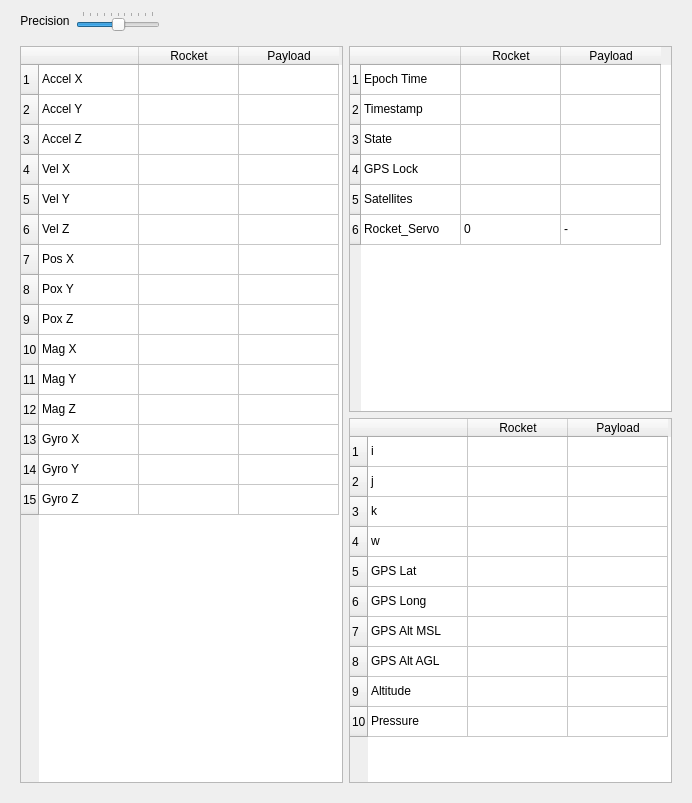
<?xml version="1.0" encoding="UTF-8"?>
<ui version="4.0">
 <class>Raw_Telemetry</class>
 <widget class="QWidget" name="Raw_Telemetry">
  <property name="geometry">
   <rect>
    <x>0</x>
    <y>0</y>
    <width>692</width>
    <height>803</height>
   </rect>
  </property>
  <property name="sizePolicy">
   <sizepolicy hsizetype="Preferred" vsizetype="Preferred">
    <horstretch>1</horstretch>
    <verstretch>0</verstretch>
   </sizepolicy>
  </property>
  <property name="windowTitle">
   <string>Raw_Telemetry</string>
  </property>
  <layout class="QVBoxLayout" name="verticalLayout_2" stretch="1,200">
   <item>
    <widget class="QWidget" name="widget_2" native="true">
     <property name="sizePolicy">
      <sizepolicy hsizetype="Preferred" vsizetype="Preferred">
       <horstretch>0</horstretch>
       <verstretch>1</verstretch>
      </sizepolicy>
     </property>
     <layout class="QHBoxLayout" name="horizontalLayout" stretch="0,5">
      <property name="leftMargin">
       <number>0</number>
      </property>
      <property name="topMargin">
       <number>0</number>
      </property>
      <property name="rightMargin">
       <number>0</number>
      </property>
      <property name="bottomMargin">
       <number>0</number>
      </property>
      <item>
       <widget class="QWidget" name="widget" native="true">
        <property name="sizePolicy">
         <sizepolicy hsizetype="Preferred" vsizetype="Preferred">
          <horstretch>0</horstretch>
          <verstretch>0</verstretch>
         </sizepolicy>
        </property>
        <layout class="QHBoxLayout" name="horizontalLayout_2">
         <property name="topMargin">
          <number>0</number>
         </property>
         <property name="bottomMargin">
          <number>0</number>
         </property>
         <item>
          <widget class="QLabel" name="label">
           <property name="text">
            <string>Precision</string>
           </property>
           <property name="alignment">
            <set>Qt::AlignmentFlag::AlignCenter</set>
           </property>
          </widget>
         </item>
         <item>
          <widget class="QSlider" name="PrecisionSlider">
           <property name="maximum">
            <number>10</number>
           </property>
           <property name="pageStep">
            <number>1</number>
           </property>
           <property name="value">
            <number>5</number>
           </property>
           <property name="orientation">
            <enum>Qt::Orientation::Horizontal</enum>
           </property>
           <property name="tickPosition">
            <enum>QSlider::TickPosition::TicksAbove</enum>
           </property>
          </widget>
         </item>
        </layout>
       </widget>
      </item>
      <item>
       <spacer name="horizontalSpacer">
        <property name="orientation">
         <enum>Qt::Orientation::Horizontal</enum>
        </property>
        <property name="sizeType">
         <enum>QSizePolicy::Policy::Expanding</enum>
        </property>
        <property name="sizeHint" stdset="0">
         <size>
          <width>40</width>
          <height>20</height>
         </size>
        </property>
       </spacer>
      </item>
     </layout>
    </widget>
   </item>
   <item>
    <widget class="QWidget" name="" native="true">
     <property name="sizePolicy">
      <sizepolicy hsizetype="Preferred" vsizetype="Preferred">
       <horstretch>0</horstretch>
       <verstretch>8</verstretch>
      </sizepolicy>
     </property>
     <layout class="QGridLayout" name="gridLayout">
      <item row="0" column="3">
       <widget class="QTableWidget" name="Column_2">
        <property name="editTriggers">
         <set>QAbstractItemView::EditTrigger::NoEditTriggers</set>
        </property>
        <property name="tabKeyNavigation">
         <bool>false</bool>
        </property>
        <property name="showDropIndicator" stdset="0">
         <bool>false</bool>
        </property>
        <property name="dragDropOverwriteMode">
         <bool>false</bool>
        </property>
        <property name="selectionMode">
         <enum>QAbstractItemView::SelectionMode::NoSelection</enum>
        </property>
        <row/>
        <row/>
        <row/>
        <row/>
        <row/>
        <row/>
        <column>
         <property name="text">
          <string/>
         </property>
        </column>
        <column>
         <property name="text">
          <string>Rocket</string>
         </property>
        </column>
        <column>
         <property name="text">
          <string>Payload</string>
         </property>
        </column>
        <item row="0" column="0">
         <property name="text">
          <string>Epoch Time</string>
         </property>
        </item>
        <item row="0" column="1">
         <property name="text">
          <string/>
         </property>
        </item>
        <item row="0" column="2">
         <property name="text">
          <string/>
         </property>
        </item>
        <item row="1" column="0">
         <property name="text">
          <string>Timestamp</string>
         </property>
        </item>
        <item row="1" column="1">
         <property name="text">
          <string/>
         </property>
        </item>
        <item row="1" column="2">
         <property name="text">
          <string/>
         </property>
        </item>
        <item row="2" column="0">
         <property name="text">
          <string>State</string>
         </property>
        </item>
        <item row="2" column="1">
         <property name="text">
          <string/>
         </property>
        </item>
        <item row="2" column="2">
         <property name="text">
          <string/>
         </property>
        </item>
        <item row="3" column="0">
         <property name="text">
          <string>GPS Lock</string>
         </property>
        </item>
        <item row="3" column="1">
         <property name="text">
          <string/>
         </property>
        </item>
        <item row="3" column="2">
         <property name="text">
          <string/>
         </property>
        </item>
        <item row="4" column="0">
         <property name="text">
          <string>Satellites</string>
         </property>
        </item>
        <item row="4" column="1">
         <property name="text">
          <string/>
         </property>
        </item>
        <item row="4" column="2">
         <property name="text">
          <string/>
         </property>
        </item>
        <item row="5" column="0">
         <property name="text">
          <string>Rocket_Servo</string>
         </property>
        </item>
        <item row="5" column="1">
         <property name="text">
          <string>0</string>
         </property>
        </item>
        <item row="5" column="2">
         <property name="text">
          <string>-</string>
         </property>
        </item>
       </widget>
      </item>
      <item row="1" column="3">
       <widget class="QTableWidget" name="Column_3">
        <property name="editTriggers">
         <set>QAbstractItemView::EditTrigger::NoEditTriggers</set>
        </property>
        <property name="tabKeyNavigation">
         <bool>false</bool>
        </property>
        <property name="showDropIndicator" stdset="0">
         <bool>false</bool>
        </property>
        <property name="dragDropOverwriteMode">
         <bool>false</bool>
        </property>
        <property name="selectionMode">
         <enum>QAbstractItemView::SelectionMode::NoSelection</enum>
        </property>
        <row/>
        <row/>
        <row/>
        <row/>
        <row/>
        <row/>
        <row/>
        <row/>
        <row/>
        <row/>
        <column>
         <property name="text">
          <string/>
         </property>
        </column>
        <column>
         <property name="text">
          <string>Rocket</string>
         </property>
        </column>
        <column>
         <property name="text">
          <string>Payload</string>
         </property>
        </column>
        <item row="0" column="0">
         <property name="text">
          <string>i</string>
         </property>
        </item>
        <item row="0" column="1">
         <property name="text">
          <string/>
         </property>
        </item>
        <item row="0" column="2">
         <property name="text">
          <string/>
         </property>
        </item>
        <item row="1" column="0">
         <property name="text">
          <string>j</string>
         </property>
        </item>
        <item row="1" column="1">
         <property name="text">
          <string/>
         </property>
        </item>
        <item row="1" column="2">
         <property name="text">
          <string/>
         </property>
        </item>
        <item row="2" column="0">
         <property name="text">
          <string>k</string>
         </property>
        </item>
        <item row="2" column="1">
         <property name="text">
          <string/>
         </property>
        </item>
        <item row="2" column="2">
         <property name="text">
          <string/>
         </property>
        </item>
        <item row="3" column="0">
         <property name="text">
          <string>w</string>
         </property>
        </item>
        <item row="3" column="1">
         <property name="text">
          <string/>
         </property>
        </item>
        <item row="3" column="2">
         <property name="text">
          <string/>
         </property>
        </item>
        <item row="4" column="0">
         <property name="text">
          <string>GPS Lat</string>
         </property>
        </item>
        <item row="4" column="1">
         <property name="text">
          <string/>
         </property>
        </item>
        <item row="4" column="2">
         <property name="text">
          <string/>
         </property>
        </item>
        <item row="5" column="0">
         <property name="text">
          <string>GPS Long</string>
         </property>
        </item>
        <item row="5" column="1">
         <property name="text">
          <string/>
         </property>
        </item>
        <item row="5" column="2">
         <property name="text">
          <string/>
         </property>
        </item>
        <item row="6" column="0">
         <property name="text">
          <string>GPS Alt MSL </string>
         </property>
        </item>
        <item row="6" column="1">
         <property name="text">
          <string/>
         </property>
        </item>
        <item row="6" column="2">
         <property name="text">
          <string/>
         </property>
        </item>
        <item row="7" column="0">
         <property name="text">
          <string>GPS Alt AGL</string>
         </property>
        </item>
        <item row="7" column="1">
         <property name="text">
          <string/>
         </property>
        </item>
        <item row="7" column="2">
         <property name="text">
          <string/>
         </property>
        </item>
        <item row="8" column="0">
         <property name="text">
          <string>Altitude</string>
         </property>
        </item>
        <item row="8" column="1">
         <property name="text">
          <string/>
         </property>
        </item>
        <item row="8" column="2">
         <property name="text">
          <string/>
         </property>
        </item>
        <item row="9" column="0">
         <property name="text">
          <string>Pressure</string>
         </property>
        </item>
        <item row="9" column="1">
         <property name="text">
          <string/>
         </property>
        </item>
        <item row="9" column="2">
         <property name="text">
          <string/>
         </property>
        </item>
       </widget>
      </item>
      <item row="0" column="0" rowspan="2">
       <widget class="QTableWidget" name="Column_1">
        <property name="editTriggers">
         <set>QAbstractItemView::EditTrigger::NoEditTriggers</set>
        </property>
        <property name="tabKeyNavigation">
         <bool>false</bool>
        </property>
        <property name="showDropIndicator" stdset="0">
         <bool>false</bool>
        </property>
        <property name="dragDropOverwriteMode">
         <bool>false</bool>
        </property>
        <property name="selectionMode">
         <enum>QAbstractItemView::SelectionMode::NoSelection</enum>
        </property>
        <property name="rowCount">
         <number>15</number>
        </property>
        <row/>
        <row/>
        <row/>
        <row/>
        <row/>
        <row/>
        <row/>
        <row/>
        <row/>
        <row/>
        <row/>
        <row/>
        <row/>
        <row/>
        <row/>
        <column>
         <property name="text">
          <string/>
         </property>
        </column>
        <column>
         <property name="text">
          <string>Rocket</string>
         </property>
        </column>
        <column>
         <property name="text">
          <string>Payload</string>
         </property>
        </column>
        <item row="0" column="0">
         <property name="text">
          <string>Accel X</string>
         </property>
        </item>
        <item row="0" column="1">
         <property name="text">
          <string/>
         </property>
        </item>
        <item row="0" column="2">
         <property name="text">
          <string/>
         </property>
        </item>
        <item row="1" column="0">
         <property name="text">
          <string>Accel Y</string>
         </property>
        </item>
        <item row="1" column="1">
         <property name="text">
          <string/>
         </property>
        </item>
        <item row="1" column="2">
         <property name="text">
          <string/>
         </property>
        </item>
        <item row="2" column="0">
         <property name="text">
          <string>Accel Z</string>
         </property>
        </item>
        <item row="2" column="1">
         <property name="text">
          <string/>
         </property>
        </item>
        <item row="2" column="2">
         <property name="text">
          <string/>
         </property>
        </item>
        <item row="3" column="0">
         <property name="text">
          <string>Vel X</string>
         </property>
        </item>
        <item row="3" column="1">
         <property name="text">
          <string/>
         </property>
        </item>
        <item row="3" column="2">
         <property name="text">
          <string/>
         </property>
        </item>
        <item row="4" column="0">
         <property name="text">
          <string>Vel Y</string>
         </property>
        </item>
        <item row="4" column="1">
         <property name="text">
          <string/>
         </property>
        </item>
        <item row="4" column="2">
         <property name="text">
          <string/>
         </property>
        </item>
        <item row="5" column="0">
         <property name="text">
          <string>Vel Z</string>
         </property>
        </item>
        <item row="5" column="1">
         <property name="text">
          <string/>
         </property>
        </item>
        <item row="5" column="2">
         <property name="text">
          <string/>
         </property>
        </item>
        <item row="6" column="0">
         <property name="text">
          <string>Pos X</string>
         </property>
        </item>
        <item row="6" column="1">
         <property name="text">
          <string/>
         </property>
        </item>
        <item row="6" column="2">
         <property name="text">
          <string/>
         </property>
        </item>
        <item row="7" column="0">
         <property name="text">
          <string>Pox Y</string>
         </property>
        </item>
        <item row="7" column="1">
         <property name="text">
          <string/>
         </property>
        </item>
        <item row="7" column="2">
         <property name="text">
          <string/>
         </property>
        </item>
        <item row="8" column="0">
         <property name="text">
          <string>Pox Z</string>
         </property>
        </item>
        <item row="8" column="1">
         <property name="text">
          <string/>
         </property>
        </item>
        <item row="8" column="2">
         <property name="text">
          <string/>
         </property>
        </item>
        <item row="9" column="0">
         <property name="text">
          <string>Mag X</string>
         </property>
        </item>
        <item row="9" column="1">
         <property name="text">
          <string/>
         </property>
        </item>
        <item row="9" column="2">
         <property name="text">
          <string/>
         </property>
        </item>
        <item row="10" column="0">
         <property name="text">
          <string>Mag Y</string>
         </property>
        </item>
        <item row="10" column="1">
         <property name="text">
          <string/>
         </property>
        </item>
        <item row="10" column="2">
         <property name="text">
          <string/>
         </property>
        </item>
        <item row="11" column="0">
         <property name="text">
          <string>Mag Z</string>
         </property>
        </item>
        <item row="11" column="1">
         <property name="text">
          <string/>
         </property>
        </item>
        <item row="11" column="2">
         <property name="text">
          <string/>
         </property>
        </item>
        <item row="12" column="0">
         <property name="text">
          <string>Gyro X</string>
         </property>
        </item>
        <item row="12" column="1">
         <property name="text">
          <string/>
         </property>
        </item>
        <item row="12" column="2">
         <property name="text">
          <string/>
         </property>
        </item>
        <item row="13" column="0">
         <property name="text">
          <string>Gyro Y</string>
         </property>
        </item>
        <item row="13" column="1">
         <property name="text">
          <string/>
         </property>
        </item>
        <item row="13" column="2">
         <property name="text">
          <string/>
         </property>
        </item>
        <item row="14" column="0">
         <property name="text">
          <string>Gyro Z</string>
         </property>
        </item>
        <item row="14" column="1">
         <property name="text">
          <string/>
         </property>
        </item>
        <item row="14" column="2">
         <property name="text">
          <string/>
         </property>
        </item>
       </widget>
      </item>
     </layout>
    </widget>
   </item>
  </layout>
 </widget>
 <resources/>
 <connections/>
</ui>
